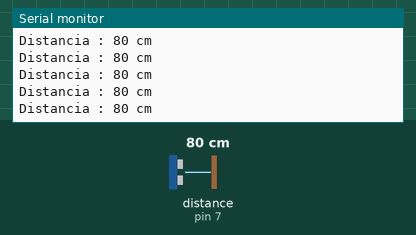
The sketch below on a simulated Arduino Uno, built with avr-gcc and run on an emulated ATmega328P. Parts: the last lines printed to the serial monitor. Wiring (inferred from the names in the program): ultrasonic range finder: trigger pin 6; echo pin 7. The inputs (shaded band) are chosen by the test bench; at power-on: distance to the obstacle (sensor on pin 7) 80 cm. The echo pulse lasts 58.3 µs per cm.

Above: at 1.2 s.
1.3 s: distance to the obstacle (sensor on pin 7) set to 299 cm
At 1.62 s:
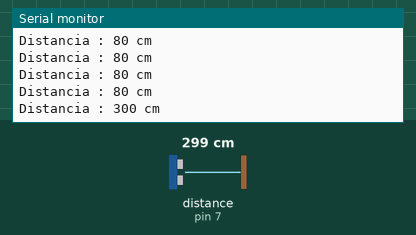
4.3 s: distance to the obstacle (sensor on pin 7) set to 2 cm
At 4.45 s:
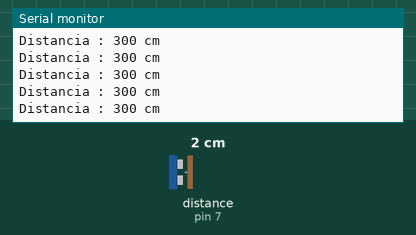
Timing chart, 0 to 7.3 s (numbered marks = the images above; inputs shaded):
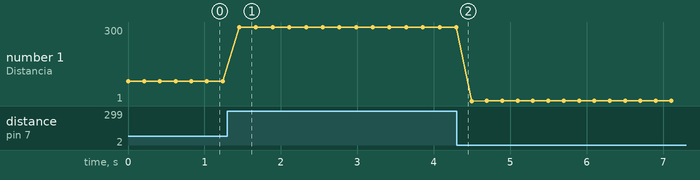

The sketch:

Sensor_Ultrasonico_Arduino.ino
```cpp
// Creado ChepeCarlos de ALSW
// Tutorial Completo en https://nocheprogramacion.com
// Canal Youtube https://youtube.com/alswnet?sub_confirmation=1

const int PinEcho = 7;
const int PinTrigger = 6;

long Tiempo, Distancia;

void setup() {
  Serial.begin(9600);
  pinMode(PinEcho, INPUT);
  pinMode(PinTrigger, OUTPUT);
  digitalWrite(PinTrigger, 0);
}

void loop() {
  digitalWrite(PinTrigger, 0);
  delayMicroseconds(2);
  digitalWrite(PinTrigger, 1);
  delayMicroseconds(10);
  digitalWrite(PinTrigger, 0);

  Tiempo = pulseIn(PinEcho, HIGH);

  Distancia = Tiempo / 58;

  Serial.print("Distancia : ");
  Serial.print(Distancia);
  Serial.println(" cm");
  delay(200);
}
```

Measured:
- after the input at 1.3 s, the serial monitor: prints a new line after 0.16 s (image 1)
- plotted number 1: 80 → 300 after the input at 1.3 s, 300 → 2 after the input at 4.3 s
